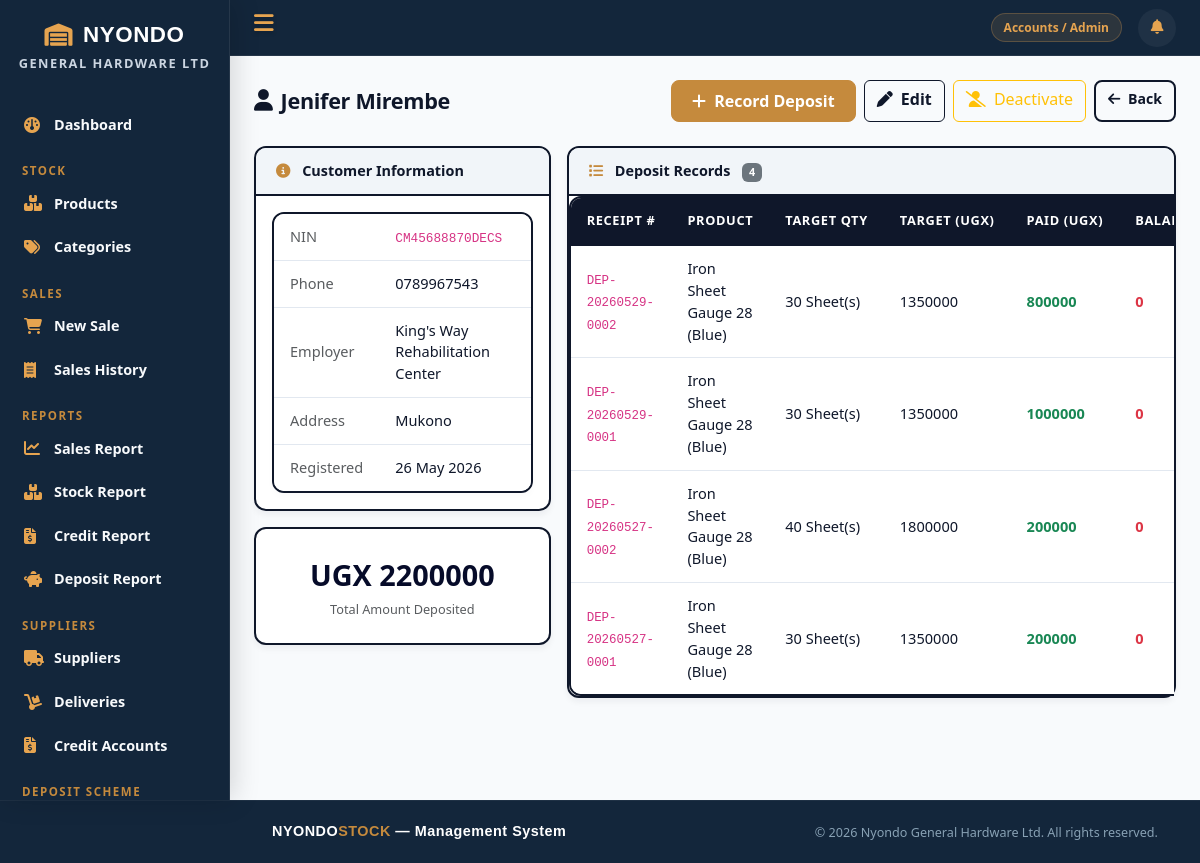
The app's page /deposits/2/ (signed in) with its own data.
### accounts/models.py (models this page shows, shortened)
class UserProfile(models.Model):
    ROLE_CHOICES = [
        ('sales_attendant', 'Sales Attendant'),
        ('store_manager', 'Store Manager'),
        ('admin', 'Accounts / Admin'),
    ]
    user = models.OneToOneField(User, on_delete=models.CASCADE, related_name='profile')
    role = models.CharField(max_length=20, choices=ROLE_CHOICES)
    phone = models.CharField(max_length=15)

### deposits/models.py (models this page shows, shortened)
class DepositCustomer(models.Model):
    first_name = models.CharField(max_length=100)
    last_name = models.CharField(max_length=100)
    nin = models.CharField(max_length=14, unique=True)
    phone = models.CharField(max_length=15)
    address = models.TextField(blank=True)
    employer = models.CharField(max_length=200, blank=True)
    registration_date = models.DateTimeField(auto_now_add=True)
    is_active = models.BooleanField(default=True)
    @property
    def full_name(self):
        return f"{self.first_name} {self.last_name}"
    def total_deposited(self):
        return sum(d.amount_paid for d in self.deposits.all())

class DepositRecord(models.Model):
    customer = models.ForeignKey(
        DepositCustomer,
        on_delete=models.CASCADE,
        related_name='deposits'
    )
    product = models.ForeignKey(
        Product,
        on_delete=models.CASCADE,
        limit_choices_to={'is_deposit_eligible': True}
    )
    target_quantity = models.PositiveIntegerField()
    target_amount = models.DecimalField(
        max_digits=14, decimal_places=2,
        editable=False
    )
    amount_paid = models.DecimalField(max_digits=14, decimal_places=2)
    receipt_number = models.CharField(
        max_length=20, unique=True, editable=False
    )
    payment_date = models.DateTimeField(auto_now_add=True)
    notes = models.TextField(blank=True)
    @property
    def balance_remaining(self):
        total_paid = sum(
            d.amount_paid for d in
            self.customer.deposits.filter(product=self.product)
        )
        return max(self.target_amount - total_paid, 0)
    @property
    def is_complete(self):
        return self.balance_remaining <= 0
    @property
    def progress_percent(self):
        total_paid = sum(
            d.amount_paid for d in
            self.customer.deposits.filter(product=self.product)
        )
        if self.target_amount <= 0:
            return 0
        percent = (total_paid / self.target_amount) * 100
        return min(int(percent), 100)

### stock/models.py (models this page shows, shortened)
class Product(models.Model):
    UNIT_CHOICES = [
        ('bag', 'Bag'),
        ('bar', 'Bar'),
        ('kg', 'Kilogram'),
        ('piece', 'Piece'),
        ('roll', 'Roll'),
        ('sheet', 'Sheet'),
        ('bundle', 'Bundle'),
    ]
    category = models.ForeignKey(Category, on_delete=models.SET_NULL, null=True)
    name = models.CharField(max_length=200)
    description = models.TextField(blank=True)
    unit = models.CharField(max_length=20, choices=UNIT_CHOICES)
    unit_cost = models.DecimalField(max_digits=12, decimal_places=2)
    wholesale_price = models.DecimalField(max_digits=12, decimal_places=2)
    retailer_price = models.DecimalField(max_digits=12, decimal_places=2)
    retail_price = models.DecimalField(max_digits=12, decimal_places=2)  # individual buyer
    quantity_in_stock = models.PositiveIntegerField(default=0)
    low_stock_threshold = models.PositiveIntegerField(default=10)
    is_deposit_eligible = models.BooleanField(default=False)
    date_added = models.DateTimeField(auto_now_add=True)

### stock/views.py (the view)
        def wrapper(request, *args, **kwargs):
            if not hasattr(request.user, 'profile'):
                messages.error(request, "Access denied.")
                return redirect('dashboard')
            if request.user.profile.role not in roles:
                messages.error(request, "You do not have permission for this action.")
                return redirect('dashboard')
            return view_func(request, *args, **kwargs)

### deposits/views.py (called while the page is built)
@role_required(['admin', 'sales_attendant'])
def customer_detail(request, pk):
    customer = get_object_or_404(DepositCustomer, pk=pk)
    deposits = customer.deposits.all().order_by('-payment_date')
    total_deposited = customer.total_deposited()
    return render(request, 'deposits/customer_detail.html', {
        'customer': customer,
        'deposits': deposits,
        'total_deposited': total_deposited,
    })

### sales/models.py (called while the page is built)
    @property
    def item_count(self):
        return self.cart_items.count()

### stock/views.py (called while the page is built)
def role_required(roles):
    def decorator(view_func):
        def wrapper(request, *args, **kwargs):
            if not hasattr(request.user, 'profile'):
                messages.error(request, "Access denied.")
                return redirect('dashboard')
            if request.user.profile.role not in roles:
                messages.error(request, "You do not have permission for this action.")
                return redirect('dashboard')
            return view_func(request, *args, **kwargs)
        wrapper.__name__ = view_func.__name__
        return login_required(wrapper)
    return decorator

### templates/deposits/customer_detail.html (shortened to what this page needs)
{% extends 'base.html' %}  {% block content %}
<div class="d-flex justify-content-between align-items-center mb-4">
  <h4 class="fw-bold mb-0">
    <i class="fa-solid fa-user me-2"></i>
    {{ customer.full_name }}
  </h4>
  <div class="d-flex gap-2">
    <a href="{% url 'deposit_record' customer.pk %}"
      class="btn btn-primary {% if not customer.is_active %}disabled{% endif %}">
      <i class="fa-solid fa-plus me-1"></i> Record Deposit
    </a>
    {% if request.user.profile.role == 'admin' %}
    <a href="{% url 'customer_edit' customer.pk %}" class="btn btn-outline-primary">
      <i class="fa-solid fa-pen me-1"></i> Edit
    </a>
    <a href="{% url 'customer_deactivate' customer.pk %}"
      class="btn {% if customer.is_active %}btn-outline-warning{% else %}btn-outline-success{% endif %}">
      <i class="fa-solid {% if customer.is_active %}fa-user-slash{% else %}fa-user-check{% endif %} me-1"></i>
      {% if customer.is_active %}Deactivate{% else %}Activate{% endif %}
    </a>
    {% endif %}
    <a href="{% url 'customer_list' %}" class="btn btn-outline-secondary">
      <i class="fa-solid fa-arrow-left me-1"></i> Back
    </a>
  </div>
</div>
<div class="row g-3">
  <div class="col-md-4">
    <div class="card mb-3">
      <div class="card-header">
        <i class="fa-solid fa-circle-info me-2"></i> Customer Information
      </div>
      <div class="card-body">
        <table class="table table-sm table-borderless mb-0">
          <tr>
            <td class="text-muted" style="width: 40%">NIN</td>
            <td><code>{{ customer.nin }}</code></td>
          </tr>
          <tr>
            <td class="text-muted">Phone</td>
            <td>{{ customer.phone }}</td>
          </tr>
          <tr>
            <td class="text-muted">Employer</td>
            <td>{{ customer.employer|default:"—" }}</td>
          </tr>
          <tr>
            <td class="text-muted">Address</td>
            <td>{{ customer.address|default:"—" }}</td>
          </tr>
          <tr>
            <td class="text-muted">Registered</td>
            <td>{{ customer.registration_date|date:"d M Y" }}</td>
          </tr>
        </table>
      </div>
    </div>
    <div class="card">
      <div class="card-body text-center py-4">
        <div class="fw-bold mb-1" style="font-size: 1.8rem; color: var(--navy, #060b29)">
          UGX {{ total_deposited|floatformat:0 }}
        </div>
        <div class="text-muted small">Total Amount Deposited</div>
      </div>
    </div>
  </div>
  <div class="col-md-8">
    <div class="card">
      <div class="card-header">
        <i class="fa-solid fa-list me-2"></i> Deposit Records
        <span class="badge bg-secondary ms-2"> {{ deposits|length }} </span>
      </div>
      <div class="card-body p-0">
        <div class="table-responsive">
          <table class="table table-hover mb-0">
            <thead>
              <tr>
                <th>Receipt #</th>
                <th>Product</th>
                <th>Target Qty</th>
                <th>Target (UGX)</th>
                <th>Paid (UGX)</th>
                <th>Balance (UGX)</th>
              </tr>
            </thead>
            <tbody>
              {% for deposit in deposits %}
              <tr>
                <td>
                  <code style="font-size: 0.78rem">
                    {{ deposit.receipt_number }}
                  </code>
                </td>
                <td>{{ deposit.product.name }}</td>
                <td>
                  {{ deposit.target_quantity }}
                  {{deposit.product.get_unit_display }}(s)
                </td>
                <td>{{ deposit.target_amount|floatformat:0 }}</td>
                <td class="text-success fw-semibold">
                  {{ deposit.amount_paid|floatformat:0 }}
                </td>
                <td class="text-danger fw-semibold">
                  {{ deposit.balance_remaining|floatformat:0 }}
                </td>
        </tr>
        {% endfor %}
        </tbody>
        </table>
      </div>
    </div>
  </div>
</div>
</div>
{% endblock %}

### templates/base.html (shortened to what this page needs)
{% load static %}
<!doctype html>
<html lang="en">
<head>
    <link href="https://cdn.jsdelivr.net/npm/bootstrap@5.3.0/dist/css/bootstrap.min.css" rel="stylesheet"/>
    <link href="https://cdnjs.cloudflare.com/ajax/libs/font-awesome/6.4.0/css/all.min.css" rel="stylesheet"/>
    <link href="{% static 'css/main.css' %}" rel="stylesheet"/>
</head>
<body>
{% if request.user.is_authenticated %}
    <div class="wrapper">
        <nav id="sidebar">
            <div class="auth-logo" style="font-size: 1.4rem;">
        <i class="fa-solid fa-warehouse"></i> NYONDO
    </div>
    <p class="auth-subtitle" style="font-size: 0.8rem;">General Hardware Ltd</p>
            <ul class="sidebar-menu">
                <li>
                    <a href="{% url 'dashboard' %}"
                       class="{% if request.resolver_match.url_name == 'dashboard' %}active{% endif %}">
                        <i class="fa-solid fa-gauge"></i>
                        Dashboard
                    </a>
                </li>
                <li class="menu-label">Stock</li>
                <li>
                    <a href="{% url 'product_list' %}"
                       class="{% if 'product' in request.resolver_match.url_name %}active{% endif %}">
                        <i class="fa-solid fa-boxes-stacked"></i>
                        Products
                    </a>
                </li>
                {% if request.user.profile.role in 'store_manager,admin' %}
                <li>
                    <a href="{% url 'category_list' %}"
                       class="{% if 'category' in request.resolver_match.url_name %}active{% endif %}">
                        <i class="fa-solid fa-tags"></i>
                        Categories
                    </a>
                </li>
                {% endif %}
                <li class="menu-label">Sales</li>
                <li>
                    <a href="{% url 'cart' %}"
                       class="{% if 'cart' in request.resolver_match.url_name %}active{% endif %}">
                        <i class="fa-solid fa-cart-shopping"></i>
                        New Sale
                    </a>
                </li>
                <li>
                    <a href="{% url 'sales_list' %}"
                       class="{% if request.resolver_match.url_name == 'sales_list' %}active{% endif %}">
                        <i class="fa-solid fa-receipt"></i>
                        Sales History
                    </a>
                </li>
                {% if request.user.profile.role in 'store_manager,admin' %}
                <li class="menu-label">Reports</li>
                <li>
                    <a href="{% url 'sales_report' %}"
                       class="{% if request.resolver_match.url_name == 'sales_report' %}active{% endif %}">
                        <i class="fa-solid fa-chart-line"></i>
                        Sales Report
                    </a>
                </li>
                <li>
                    <a href="{% url 'stock_report' %}"
                       class="{% if request.resolver_match.url_name == 'stock_report' %}active{% endif %}">
                        <i class="fa-solid fa-boxes-stacked"></i>
                        Stock Report
                    </a>
                </li>
                {% endif %}
                {% if request.user.profile.role == 'admin' %}
                <li>
                    <a href="{% url 'credit_report' %}"
                       class="{% if request.resolver_match.url_name == 'credit_report' %}active{% endif %}">
                        <i class="fa-solid fa-file-invoice-dollar"></i>
                        Credit Report
                    </a>
                </li>
                {% endif %}
                {% if request.user.profile.role == 'admin' or request.user.profile.role == 'sales_attendant' %}
                <li>
                    <a href="{% url 'deposit_report' %}"
                       class="{% if request.resolver_match.url_name == 'deposit_report' %}active{% endif %}">
                        <i class="fa-solid fa-piggy-bank"></i>
                        Deposit Report
                    </a>
                </li>
                {% endif %}
                {% if request.user.profile.role in 'store_manager,admin' %}
                <li class="menu-label">Suppliers</li>
                <li>
                    <a href="{% url 'supplier_list' %}"
                       class="{% if 'supplier' in request.resolver_match.url_name %}active{% endif %}">
                        <i class="fa-solid fa-truck"></i>
                        Suppliers
                    </a>
                </li>
                <li>
                    <a href="{% url 'delivery_list' %}"
                       class="{% if 'delivery' in request.resolver_match.url_name %}active{% endif %}">
                        <i class="fa-solid fa-dolly"></i>
                        Deliveries
                    </a>
                </li>
                {% endif %}
                {% if request.user.profile.role == 'admin' %}
                <li>
                    <a href="{% url 'credit_list' %}"
                       class="{% if 'credit' in request.resolver_match.url_name %}active{% endif %}">
                        <i class="fa-solid fa-file-invoice-dollar"></i>
                        Credit Accounts
                    </a>
                </li>
                {% endif %}
                {% if request.user.profile.role == 'admin' or request.user.profile.role == 'sales_attendant' %}
                <li class="menu-label">Deposit Scheme</li>
                {% endif %}
            </ul>
        </nav>
        <div id="content">
            <nav class="topbar">
                <label for="nav-tog" class="toggle-btn" title="Toggle sidebar">
                    <i class="fa-solid fa-bars"></i>
                </label>
                <div class="topbar-right">
                    <span class="badge-role">
                        {{ request.user.profile.get_role_display }}
                    </span>
                    <div class="notif-wrapper">
                        <a href="{% url 'notification_list' %}"
                           class="notif-bell {% if notif_unread_count > 0 %}has-unread{% endif %}"
                           title="Notifications">
                            <i class="fa-solid fa-bell"></i>
                        </a>
                    </div>
                </div>
            </nav>
            <div class="page-content">
                {% block content %}{% endblock %}
            </div>
        </div>
    </div>
{% endif %}
<footer class="footer-custom mt-auto">
  <div class="container">
    <div class="row align-items-center">
      <div class="col-md-6 text-center text-md-start mb-2 mb-md-0">
        <div class="footer-brand" style="margin-left: 230px;">
          NYONDO<span>STOCK</span> — Management System
        </div>
      </div>
      <div class="col-md-6 text-center text-md-end">
        <span class="small">&copy; {% now "Y" %} Nyondo General Hardware Ltd. All rights reserved.</span>
      </div>
    </div>
  </div>
</footer>
</body>
</html>

### records on screen
DepositCustomer: full_name "Jenifer Mirembe", nin "CM45688870DECS", phone "0789967543", employer "King's Way Rehabilitation Center", address "Mukono", registration_date "26 May 2026"
DepositRecord: receipt_number "DEP-20260529-0002", product.name "Iron Sheet Gauge 28 (Blue)", target_quantity "30", product.unit "Sheet", target_amount "1350000", amount_paid "800000", balance_remaining "0"
DepositRecord: receipt_number "DEP-20260529-0001", product.name "Iron Sheet Gauge 28 (Blue)", target_quantity "30", product.unit "Sheet", target_amount "1350000", amount_paid "1000000", balance_remaining "0"
DepositRecord: receipt_number "DEP-20260527-0002", product.name "Iron Sheet Gauge 28 (Blue)", target_quantity "40", product.unit "Sheet", target_amount "1800000", amount_paid "200000", balance_remaining "0"
DepositRecord: receipt_number "DEP-20260527-0001", product.name "Iron Sheet Gauge 28 (Blue)", target_quantity "30", product.unit "Sheet", target_amount "1350000", amount_paid "200000", balance_remaining "0"

### other values on screen
{{ request.user.profile.get_role_display }} "Accounts / Admin"
{{ total_deposited|floatformat:0 }} "2200000"
{{ deposits|length }} "4"
